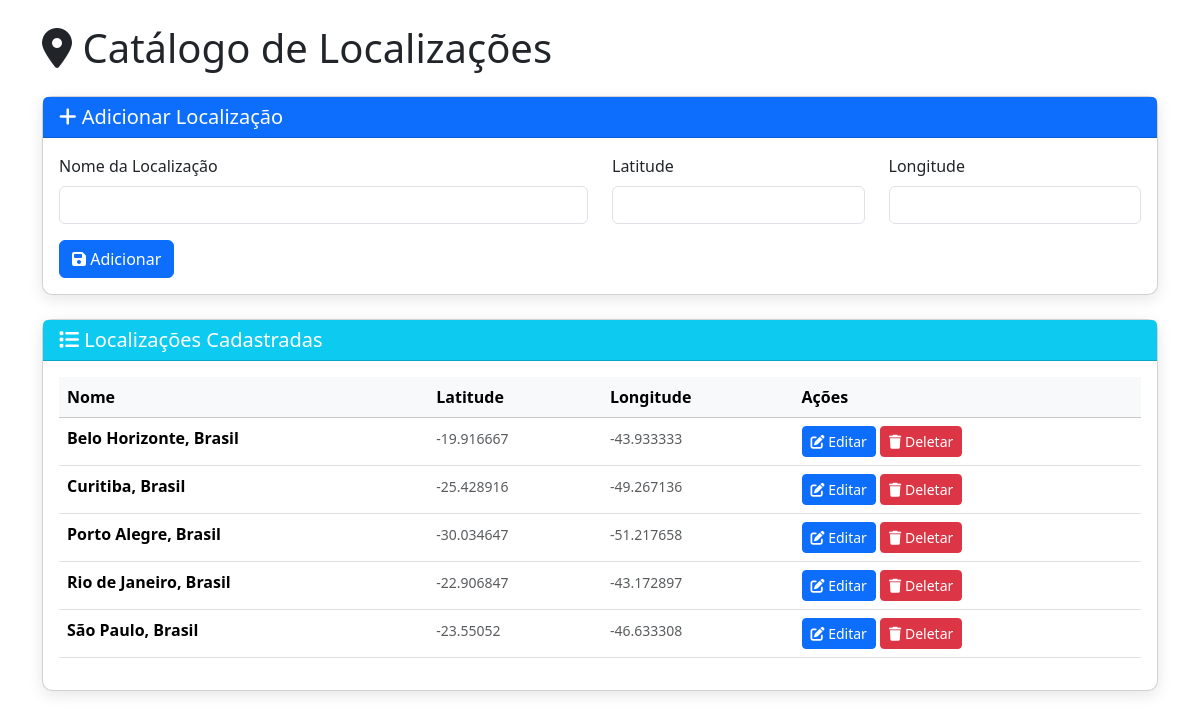
/localizacoes.php (signed in), run on the app's committed database.
### tables this page shows
CREATE TABLE IF NOT EXISTS localizacoes (
  id         INT AUTO_INCREMENT PRIMARY KEY,
  nome_local VARCHAR(100),
  latitude   DECIMAL(10,8) NOT NULL,
  longitude  DECIMAL(11,8) NOT NULL,
  UNIQUE KEY uq_lat_lon (latitude, longitude)
);

### localizacoes.php (the view, shortened to what this page needs)
<?php
require 'config.php';
$page = isset($_GET['page']) ? max(1, (int)$_GET['page']) : 1;
$per_page = 10;
$offset = ($page - 1) * $per_page;
$stmt = $mysqli->prepare("SELECT * FROM localizacoes ORDER BY nome_local ASC LIMIT ? OFFSET ?");
$stmt->bind_param('ii', $per_page, $offset);
$stmt->execute();
$result = $stmt->get_result();
$localizacoes = $result->fetch_all(MYSQLI_ASSOC);
?>
<!DOCTYPE html>
<html lang="pt-BR">
<head>
    <link href="https://cdn.jsdelivr.net/npm/bootstrap@5.3.3/dist/css/bootstrap.min.css" rel="stylesheet">
    <link rel="stylesheet" href="https://cdnjs.cloudflare.com/ajax/libs/font-awesome/6.4.0/css/all.min.css">
    <link rel="stylesheet" href="Home.css">
</head>
<body>
    <div class="container py-4">
        <div class="row">
            <div class="col-md-12">
                <h1 class="mb-4"><i class="fas fa-map-marker-alt"></i> Catálogo de Localizações</h1>
                <div class="card mb-4">
                    <div class="card-header bg-primary text-white">
                        <h5 class="mb-0"><i class="fas fa-plus"></i> Adicionar Localização</h5>
                    </div>
                    <div class="card-body">
                        <form method="POST" action="">
                            <div class="row">
                                <div class="col-md-6 mb-3">
                                    <label class="form-label">Nome da Localização</label>
                                    <input type="text" name="nome_local" class="form-control" required>
                                </div>
                                <div class="col-md-3 mb-3">
                                    <label class="form-label">Latitude</label>
                                    <input type="number" name="latitude" class="form-control" step="0.000001" required>
                                </div>
                                <div class="col-md-3 mb-3">
                                    <label class="form-label">Longitude</label>
                                    <input type="number" name="longitude" class="form-control" step="0.000001" required>
                                </div>
                            </div>
                            <button type="submit" class="btn btn-primary">
                                <i class="fas fa-save"></i> Adicionar
                            </button>
                        </form>
                    </div>
                </div>
                <div class="card">
                    <div class="card-header bg-info text-white">
                        <h5 class="mb-0"><i class="fas fa-list"></i> Localizações Cadastradas</h5>
                    </div>
                    <div class="card-body">
                        <?php if (empty($localizacoes)): ?>
                            <p class="text-muted">Nenhuma localização cadastrada.</p>
                        <?php else: ?>
                            <div class="table-responsive">
                                <table class="table table-hover">
                                    <thead class="table-light">
                                        <tr>
                                            <th>Nome</th>
                                            <th>Latitude</th>
                                            <th>Longitude</th>
                                            <th>Ações</th>
                                        </tr>
                                    </thead>
                                    <tbody>
                                        <?php foreach ($localizacoes as $loc): ?>
                                            <tr>
                                                <td>
                                                    <strong><?php echo htmlspecialchars($loc['nome_local']); ?></strong>
                                                </td>
                                                <td>
                                                    <small class="text-muted"><?php echo round($loc['latitude'], 6); ?></small>
                                                </td>
                                                <td>
                                                    <small class="text-muted"><?php echo round($loc['longitude'], 6); ?></small>
                                                </td>
                                                <td>
                                                    <button class="btn btn-sm btn-primary" data-bs-toggle="modal" data-bs-target="#editModal<?php echo $loc['id']; ?>">
                                                        <i class="fas fa-edit"></i> Editar
                                                    </button>
                                                    <form method="POST" action="" style="display:inline;">
                                                        <button type="submit" class="btn btn-sm btn-danger" onclick="return confirm('Tem certeza?')">
                                                            <i class="fas fa-trash"></i> Deletar
                                                        </button>
                                                    </form>
                                                </td>
                                            </tr>
                                        <?php endforeach; ?>
                                    </tbody>
                                </table>
                            </div>
                        <?php endif; ?>
                    </div>
                </div>
            </div>
        </div>
    </div>

### Home.css (style rules this page uses)
.card { box-shadow: 0 4px 15px rgba(0, 0, 0, 0.1); border-radius: 10px; }

### data on the page
localizacoes: nome_local "Belo Horizonte, Brasil", latitude "-19.916667", longitude "-43.933333"
localizacoes: nome_local "Curitiba, Brasil", latitude "-25.428916", longitude "-49.267136"
localizacoes: nome_local "Porto Alegre, Brasil", latitude "-30.034647", longitude "-51.217658"
localizacoes: nome_local "Rio de Janeiro, Brasil", latitude "-22.906847", longitude "-43.172897"
localizacoes: nome_local "São Paulo, Brasil", latitude "-23.55052", longitude "-46.633308"
